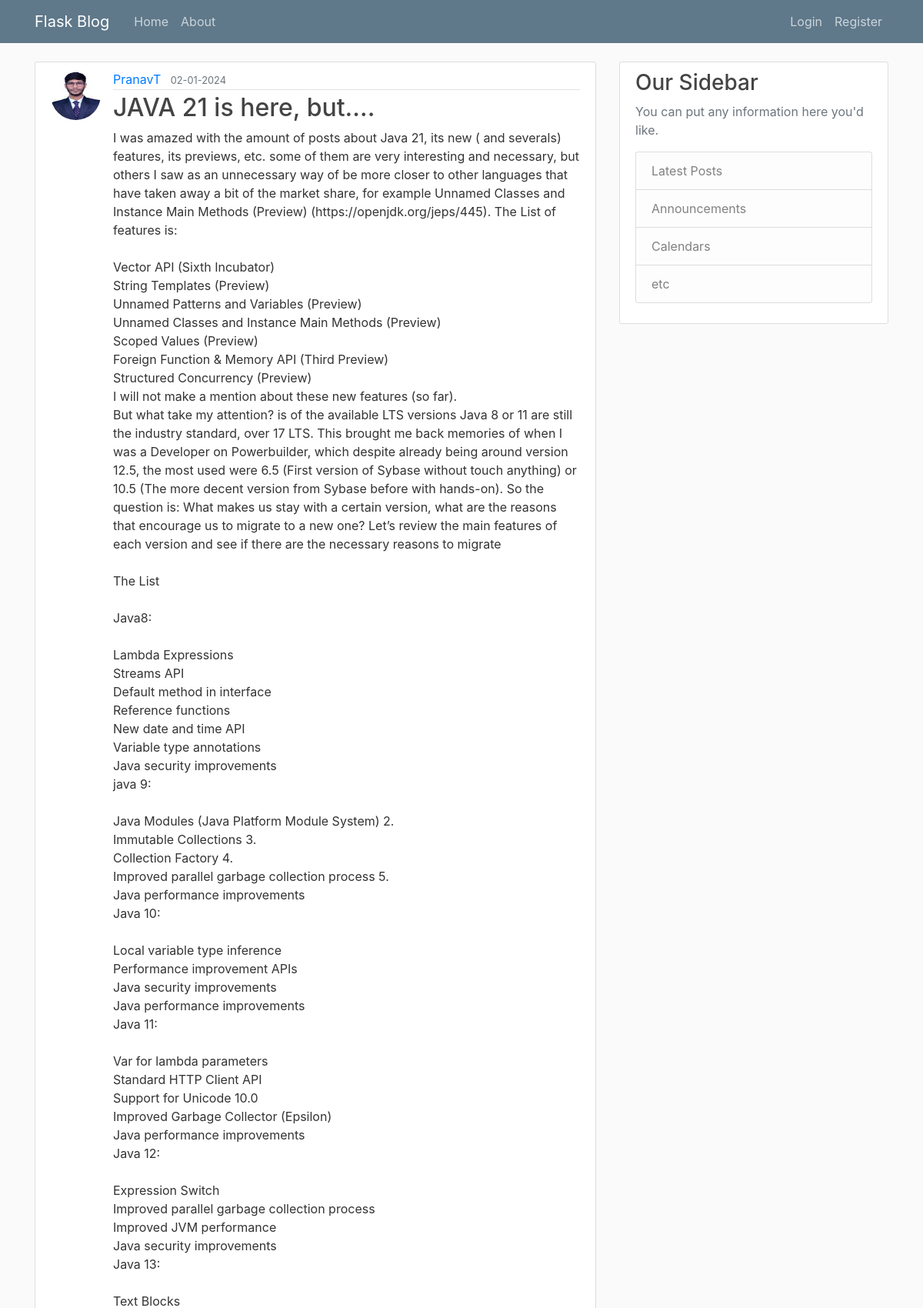
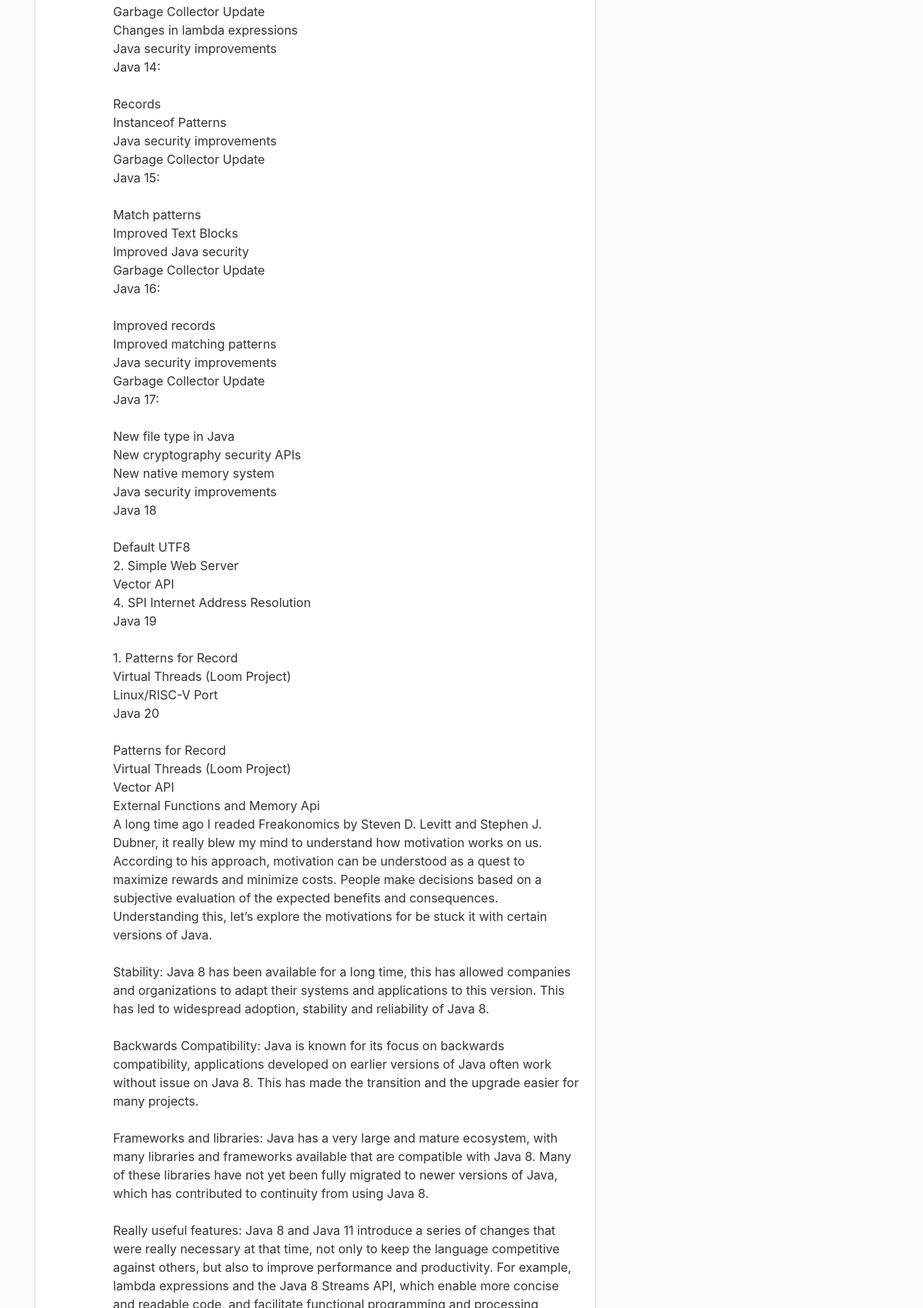
Page /post/7 (upper part) on the committed database (2 pictures, top to bottom).
### flaskblog/models.py (models this page shows, shortened)
class User(db.Model, UserMixin):
    id = db.Column(db.Integer, primary_key = True)
    username = db.Column(db.String(20), unique = True, nullable = False )
    email = db.Column(db.String(120), unique = True, nullable = False )
    image_file = db.Column(db.String(20), nullable=False, default='default.jpg')
    password = db.Column(db.String(60), nullable=False)
    posts = db.relationship('Post', backref='author', lazy=True)

class Post(db.Model):
    id = db.Column(db.Integer, primary_key = True)
    title = db.Column(db.String(100), nullable=False)
    date_posted = db.Column(db.DateTime, nullable=False, default=datetime.now)
    content = db.Column(db.Text, nullable=False)
    user_id = db.Column(db.Integer, db.ForeignKey('user.id'), nullable=False )

### flaskblog/posts/routes.py (the view)
@posts.route('/post/<int:post_id>')
def post(post_id):
    post = Post.query.get_or_404(post_id)
    return render_template('post.html', title = post.title, post=post)

### flaskblog/templates/post.html (shortened to what this page needs)
{% extends "layout.html" %}
{% block content %}
<article class="media content-section">
    <img src="{{ url_for('static', filename='profile_pics/' + post.author.image_file) }}"
        class="rounded-circle article-img">
    <div class="media-body">
        <div class="article-metadata">
            <a class="mr-2" href="{{ url_for('users.user_posts', username=post.author.username) }}">{{ post.author.username }}</a>
            <small class="text-muted">{{ post.date_posted.strftime('%d-%m-%Y') }}</small>
        </div>
        <h2 class="article-title">{{ post.title }}</h2>
        <p class="article-content">{{ post.content }}</p>
    </div>
</article>
{% endblock content %}

### flaskblog/static/main.css (style rules this page uses)
body { background: #fafafa; color: #333333; margin-top: 5rem; }
h1, h2, h3, h4, h5, h6 { color: #444444; }
.content-section { background: #ffffff; padding: 10px 20px; border: 1px solid #dddddd; border-radius: 3px; margin-bottom: 20px; }
.article-title { color: #444444; }
.article-content { white-space: pre-line; }
.article-img { height: 65px; width: 65px; margin-right: 16px; }
.article-metadata { padding-bottom: 1px; margin-bottom: 4px; border-bottom: 1px solid #e3e3e3 }

### rows in the picture
User: image_file (picture), author.username "PranavT"
Post: date_posted "02-01-2024", title "JAVA 21 is here, but…."
